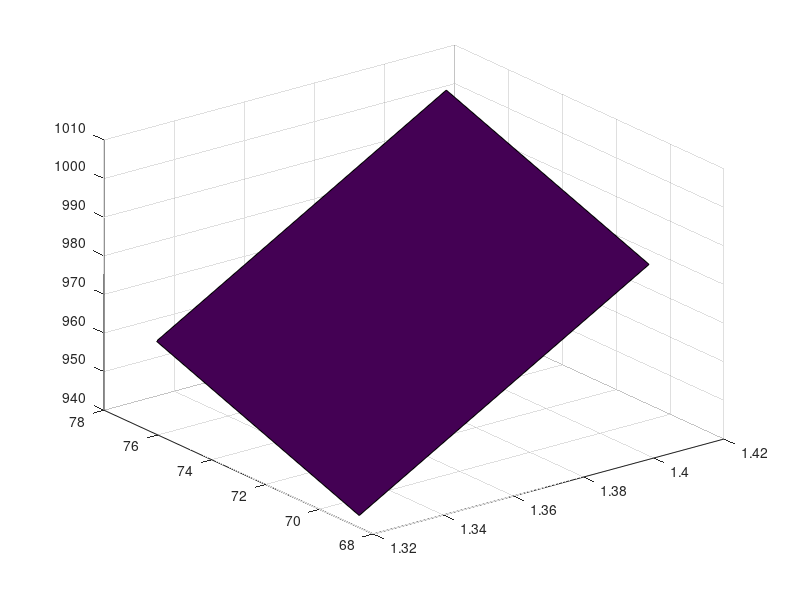

The MATLAB script that drew this image:
t = [1.3221052631578947 1.4047368421052631];
r = [68.793969849246224 76.326633165829136];

val = [941.72209268743165,986.44345223742744;
        962.72209268743165,1007.4434522374274];
    
surf(t,r,val);